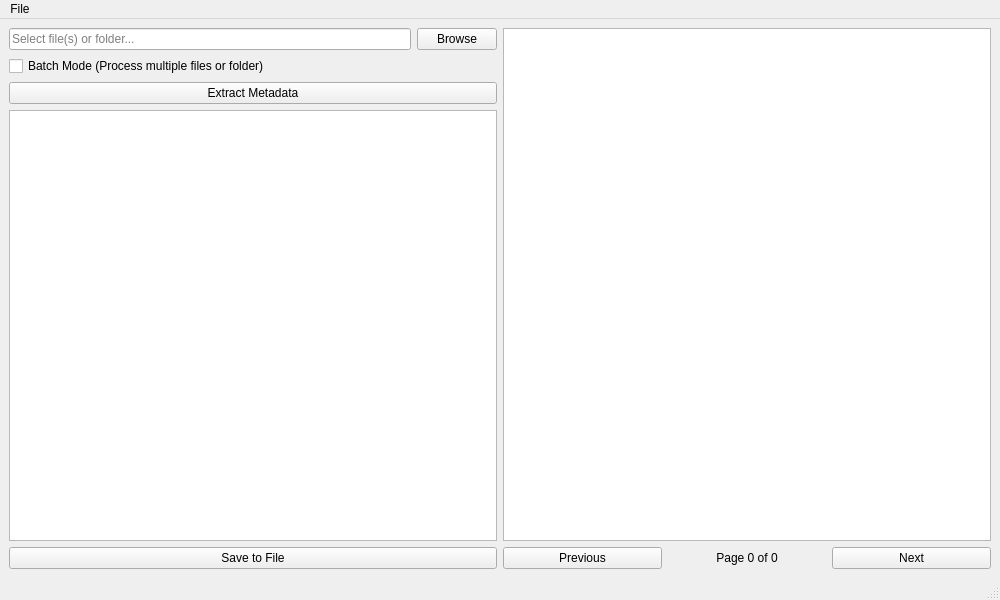
<?xml version='1.0' encoding='utf-8'?>
<ui version="4.0">
 <class>MainWindow</class>
 <widget class="QMainWindow" name="MainWindow">
  <property name="geometry">
   <rect>
    <x>0</x>
    <y>0</y>
    <width>1000</width>
    <height>600</height>
   </rect>
  </property>
  <property name="windowTitle">
   <string>PDF Metadata Extractor</string>
  </property>
  <widget class="QWidget" name="centralwidget">
   <layout class="QHBoxLayout" name="horizontalLayout_3">
    <item>
     <layout class="QVBoxLayout" name="leftLayout">
      <item>
       <layout class="QHBoxLayout" name="horizontalLayout">
        <item>
         <widget class="QLineEdit" name="inputFileEdit">
          <property name="placeholderText">
           <string>Select file(s) or folder...</string>
          </property>
          <property name="readOnly">
           <bool>true</bool>
          </property>
          <property name="rfuLocale_setPlaceholderText" stdset="0">
           <string notr="true">Legacy.s085593ea0e434e26</string>
          </property>
         </widget>
        </item>
        <item>
         <widget class="QPushButton" name="browseButton">
          <property name="text">
           <string>Browse</string>
          </property>
          <property name="rfuLocale_setText" stdset="0">
           <string notr="true">Legacy.s3227aa9666253f7a</string>
          </property>
         </widget>
        </item>
       </layout>
      </item>
      <item>
       <widget class="QCheckBox" name="batchModeCheckbox">
        <property name="text">
         <string>Batch Mode (Process multiple files or folder)</string>
        </property>
        <property name="rfuLocale_setText" stdset="0">
         <string notr="true">Legacy.s86e5aa6c133a6e6f</string>
        </property>
       </widget>
      </item>
      <item>
       <widget class="QPushButton" name="extractButton">
        <property name="text">
         <string>Extract Metadata</string>
        </property>
        <property name="rfuLocale_setText" stdset="0">
         <string notr="true">Legacy.s24051b380a89f902</string>
        </property>
       </widget>
      </item>
      <item>
       <widget class="QTreeView" name="metadataTree">
       </widget>
      </item>
      <item>
       <widget class="QPushButton" name="saveButton">
        <property name="text">
         <string>Save to File</string>
        </property>
        <property name="rfuLocale_setText" stdset="0">
         <string notr="true">Legacy.sfe15a9a4accc9fac</string>
        </property>
       </widget>
      </item>
     </layout>
    </item>
    <item>
     <layout class="QVBoxLayout" name="rightLayout">
      <item>
       <widget class="QGraphicsView" name="previewView">
        <property name="sizePolicy">
         <sizepolicy hsizetype="Expanding" vsizetype="Expanding">
          <horstretch>1</horstretch>
          <verstretch>0</verstretch>
         </sizepolicy>
        </property>
       </widget>
      </item>
      <item>
       <layout class="QHBoxLayout" name="navigationLayout">
        <item>
         <widget class="QPushButton" name="prevButton">
          <property name="text">
           <string>Previous</string>
          </property>
          <property name="rfuLocale_setText" stdset="0">
           <string notr="true">Legacy.sa57b08a480b822a0</string>
          </property>
         </widget>
        </item>
        <item>
         <widget class="QLabel" name="pageLabel">
          <property name="text">
           <string>Page 0 of 0</string>
          </property>
          <property name="alignment">
           <set>Qt::AlignCenter</set>
          </property>
          <property name="rfuLocale_setText" stdset="0">
           <string notr="true">Legacy.s3471f557170a112d</string>
          </property>
         </widget>
        </item>
        <item>
         <widget class="QPushButton" name="nextButton">
          <property name="text">
           <string>Next</string>
          </property>
          <property name="rfuLocale_setText" stdset="0">
           <string notr="true">Legacy.s1ff57a29d7c9d11b</string>
          </property>
         </widget>
        </item>
       </layout>
      </item>
     </layout>
    </item>
   </layout>
  </widget>
  <widget class="QMenuBar" name="menubar">
   <property name="geometry">
    <rect>
     <x>0</x>
     <y>0</y>
     <width>1000</width>
     <height>27</height>
    </rect>
   </property>
   <widget class="QMenu" name="menuFile">
    <property name="title">
     <string>File</string>
    </property>
    <addaction name="actionExit" />
    <property name="rfuLocale_setTitle" stdset="0">
     <string notr="true">Legacy.s50009ce1da4d15e1</string>
    </property>
   </widget>
   <addaction name="menuFile" />
  </widget>
  <widget class="QStatusBar" name="statusbar" />
  <action name="actionExit">
   <property name="text">
    <string>Exit</string>
   </property>
   <property name="shortcut">
    <string>Ctrl+Q</string>
   </property>
   <property name="rfuLocale_setText" stdset="0">
    <string notr="true">Legacy.sd17d84a604994b72</string>
   </property>
  </action>
  <property name="rfuLocale_setWindowTitle" stdset="0">
   <string notr="true">Legacy.se1f53d9b3215b763</string>
  </property>
 </widget>
 <resources />
 <connections />
</ui>
